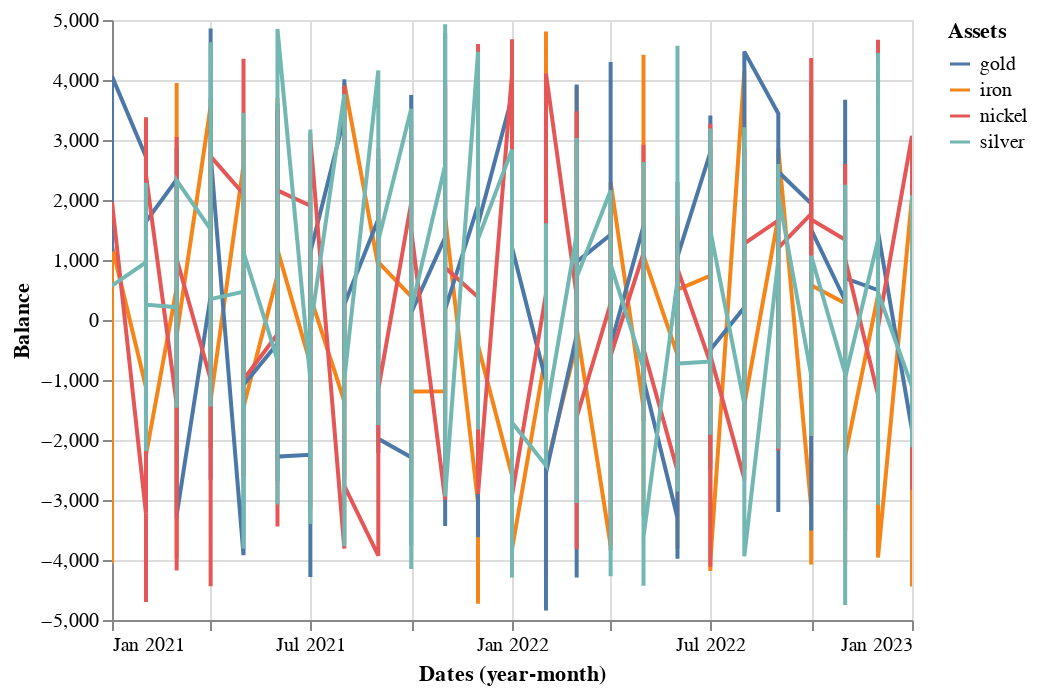

Notebook code for this chart:
### Code cell
# Balance vs dates 

alt.Chart(df).mark_line().encode( 
    x='yearmonth(Dates):T',
    y = 'Balance:Q',
    color = 'Assets').interactive()

### Figure 1 — Vega-Lite specification as saved in the notebook (floating-point values rounded to 4 significant figures; data arrays with more than 128 entries replaced by an {"elided": "..."} marker saying what was removed)
{"config": {"view": {"continuousWidth": 400, "continuousHeight": 300}}, "data": {"name": "data-5edddd422d2bc58d3902e396aab7e2b0"}, "mark": "line", "encoding": {"color": {"field": "Assets", "type": "nominal"}, "x": {"field": "Dates", "timeUnit": "yearmonth", "type": "temporal"}, "y": {"field": "Balance", "type": "quantitative"}}, "selection": {"selector004": {"type": "interval", "bind": "scales", "encodings": ["x", "y"]}}, "$schema": "https://vega.github.io/schema/vega-lite/v4.17.0.json", "datasets": {"data-5edddd422d2bc58d3902e396aab7e2b0": {"elided": "1000 records"}}}
